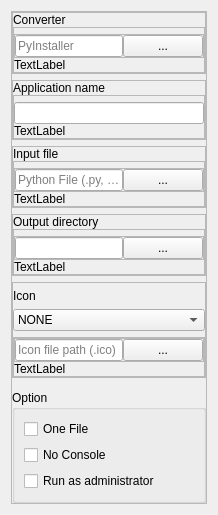
           <widget class="QWidget" name="page_setup">
            <layout class="QVBoxLayout" name="verticalLayout_3">
             <item>
              <widget class="QFrame" name="frame_3">
               <property name="frameShape">
                <enum>QFrame::StyledPanel</enum>
               </property>
               <property name="frameShadow">
                <enum>QFrame::Raised</enum>
               </property>
               <layout class="QVBoxLayout" name="verticalLayout_4">
                <property name="leftMargin">
                 <number>0</number>
                </property>
                <property name="topMargin">
                 <number>0</number>
                </property>
                <property name="rightMargin">
                 <number>0</number>
                </property>
                <property name="bottomMargin">
                 <number>0</number>
                </property>
                <item>
                 <widget class="QFrame" name="frame_7">
                  <property name="frameShape">
                   <enum>QFrame::StyledPanel</enum>
                  </property>
                  <property name="frameShadow">
                   <enum>QFrame::Raised</enum>
                  </property>
                  <layout class="QVBoxLayout" name="verticalLayout_8">
                   <property name="spacing">
                    <number>0</number>
                   </property>
                   <property name="leftMargin">
                    <number>0</number>
                   </property>
                   <property name="topMargin">
                    <number>0</number>
                   </property>
                   <property name="rightMargin">
                    <number>0</number>
                   </property>
                   <property name="bottomMargin">
                    <number>0</number>
                   </property>
                   <item>
                    <widget class="QLabel" name="label_4">
                     <property name="text">
                      <string>Converter</string>
                     </property>
                    </widget>
                   </item>
                   <item>
                    <widget class="QFrame" name="frame_24">
                     <property name="frameShape">
                      <enum>QFrame::StyledPanel</enum>
                     </property>
                     <property name="frameShadow">
                      <enum>QFrame::Raised</enum>
                     </property>
                     <layout class="QVBoxLayout" name="verticalLayout_22">
                      <property name="spacing">
                       <number>0</number>
                      </property>
                      <property name="leftMargin">
                       <number>0</number>
                      </property>
                      <property name="topMargin">
                       <number>6</number>
                      </property>
                      <property name="rightMargin">
                       <number>0</number>
                      </property>
                      <property name="bottomMargin">
                       <number>0</number>
                      </property>
                      <item>
                       <widget class="QFrame" name="frame_11">
                        <property name="frameShape">
                         <enum>QFrame::StyledPanel</enum>
                        </property>
                        <property name="frameShadow">
                         <enum>QFrame::Raised</enum>
                        </property>
                        <layout class="QHBoxLayout" name="horizontalLayout_5">
                         <property name="spacing">
                          <number>0</number>
                         </property>
                         <property name="leftMargin">
                          <number>0</number>
                         </property>
                         <property name="topMargin">
                          <number>0</number>
                         </property>
                         <property name="rightMargin">
                          <number>0</number>
                         </property>
                         <property name="bottomMargin">
                          <number>0</number>
                         </property>
                         <item>
                          <widget class="LineEditDragDrop" name="line_converter">
                           <property name="placeholderText">
                            <string>PyInstaller</string>
                           </property>
                          </widget>
                         </item>
                         <item>
                          <widget class="QPushButton" name="btn_path_1">
                           <property name="text">
                            <string>...</string>
                           </property>
                          </widget>
                         </item>
                        </layout>
                       </widget>
                      </item>
                      <item>
                       <widget class="QLabel" name="label_msg_converter">
                        <property name="text">
                         <string>TextLabel</string>
                        </property>
                       </widget>
                      </item>
                     </layout>
                    </widget>
                   </item>
                  </layout>
                 </widget>
                </item>
                <item>
                 <widget class="QFrame" name="frame_4">
                  <property name="frameShape">
                   <enum>QFrame::StyledPanel</enum>
                  </property>
                  <property name="frameShadow">
                   <enum>QFrame::Raised</enum>
                  </property>
                  <layout class="QVBoxLayout" name="verticalLayout_5">
                   <property name="spacing">
                    <number>0</number>
                   </property>
                   <property name="leftMargin">
                    <number>0</number>
                   </property>
                   <property name="topMargin">
                    <number>0</number>
                   </property>
                   <property name="rightMargin">
                    <number>0</number>
                   </property>
                   <property name="bottomMargin">
                    <number>0</number>
                   </property>
                   <item>
                    <widget class="QLabel" name="label">
                     <property name="text">
                      <string>Application name</string>
                     </property>
                    </widget>
                   </item>
                   <item>
                    <widget class="QFrame" name="frame_31">
                     <property name="frameShape">
                      <enum>QFrame::StyledPanel</enum>
                     </property>
                     <property name="frameShadow">
                      <enum>QFrame::Raised</enum>
                     </property>
                     <layout class="QVBoxLayout" name="verticalLayout_23">
                      <property name="spacing">
                       <number>0</number>
                      </property>
                      <property name="leftMargin">
                       <number>0</number>
                      </property>
                      <property name="topMargin">
                       <number>6</number>
                      </property>
                      <property name="rightMargin">
                       <number>0</number>
                      </property>
                      <property name="bottomMargin">
                       <number>0</number>
                      </property>
                      <item>
                       <widget class="QLineEdit" name="line_name">
                        <property name="inputMask">
                         <string/>
                        </property>
                        <property name="placeholderText">
                         <string/>
                        </property>
                        <property name="clearButtonEnabled">
                         <bool>false</bool>
                        </property>
                       </widget>
                      </item>
                      <item>
                       <widget class="QLabel" name="label_msg_app_name">
                        <property name="text">
                         <string>TextLabel</string>
                        </property>
                       </widget>
                      </item>
                     </layout>
                    </widget>
                   </item>
                  </layout>
                 </widget>
                </item>
                <item>
                 <widget class="QFrame" name="frame_5">
                  <property name="frameShape">
                   <enum>QFrame::StyledPanel</enum>
                  </property>
                  <property name="frameShadow">
                   <enum>QFrame::Raised</enum>
                  </property>
                  <layout class="QVBoxLayout" name="verticalLayout_6">
                   <property name="spacing">
                    <number>0</number>
                   </property>
                   <property name="leftMargin">
                    <number>0</number>
                   </property>
                   <property name="topMargin">
                    <number>0</number>
                   </property>
                   <property name="rightMargin">
                    <number>0</number>
                   </property>
                   <property name="bottomMargin">
                    <number>0</number>
                   </property>
                   <item>
                    <widget class="QLabel" name="label_2">
                     <property name="text">
                      <string>Input file</string>
                     </property>
                    </widget>
                   </item>
                   <item>
                    <widget class="QFrame" name="frame_32">
                     <property name="frameShape">
                      <enum>QFrame::StyledPanel</enum>
                     </property>
                     <property name="frameShadow">
                      <enum>QFrame::Raised</enum>
                     </property>
                     <layout class="QVBoxLayout" name="verticalLayout_24">
                      <property name="spacing">
                       <number>0</number>
                      </property>
                      <property name="leftMargin">
                       <number>0</number>
                      </property>
                      <property name="topMargin">
                       <number>6</number>
                      </property>
                      <property name="rightMargin">
                       <number>0</number>
                      </property>
                      <property name="bottomMargin">
                       <number>0</number>
                      </property>
                      <item>
                       <widget class="QFrame" name="frame_12">
                        <property name="frameShape">
                         <enum>QFrame::StyledPanel</enum>
                        </property>
                        <property name="frameShadow">
                         <enum>QFrame::Raised</enum>
                        </property>
                        <layout class="QHBoxLayout" name="horizontalLayout_6">
                         <property name="spacing">
                          <number>0</number>
                         </property>
                         <property name="leftMargin">
                          <number>0</number>
                         </property>
                         <property name="topMargin">
                          <number>0</number>
                         </property>
                         <property name="rightMargin">
                          <number>0</number>
                         </property>
                         <property name="bottomMargin">
                          <number>0</number>
                         </property>
                         <item>
                          <widget class="LineEditDragDrop" name="line_input">
                           <property name="placeholderText">
                            <string>Python File (.py, .pyw)</string>
                           </property>
                          </widget>
                         </item>
                         <item>
                          <widget class="QPushButton" name="btn_path_2">
                           <property name="text">
                            <string>...</string>
                           </property>
                          </widget>
                         </item>
                        </layout>
                       </widget>
                      </item>
                      <item>
                       <widget class="QLabel" name="label_msg_input">
                        <property name="text">
                         <string>TextLabel</string>
                        </property>
                       </widget>
                      </item>
                     </layout>
                    </widget>
                   </item>
                  </layout>
                 </widget>
                </item>
                <item>
                 <widget class="QFrame" name="frame_6">
                  <property name="frameShape">
                   <enum>QFrame::StyledPanel</enum>
                  </property>
                  <property name="frameShadow">
                   <enum>QFrame::Raised</enum>
                  </property>
                  <layout class="QVBoxLayout" name="verticalLayout_7">
                   <property name="spacing">
                    <number>0</number>
                   </property>
                   <property name="leftMargin">
                    <number>0</number>
                   </property>
                   <property name="topMargin">
                    <number>0</number>
                   </property>
                   <property name="rightMargin">
                    <number>0</number>
                   </property>
                   <property name="bottomMargin">
                    <number>0</number>
                   </property>
                   <item>
                    <widget class="QLabel" name="label_3">
                     <property name="text">
                      <string>Output directory</string>
                     </property>
                    </widget>
                   </item>
                   <item>
                    <widget class="QFrame" name="frame_33">
                     <property name="frameShape">
                      <enum>QFrame::StyledPanel</enum>
                     </property>
                     <property name="frameShadow">
                      <enum>QFrame::Raised</enum>
                     </property>
                     <layout class="QVBoxLayout" name="verticalLayout_25">
                      <property name="spacing">
                       <number>0</number>
                      </property>
                      <property name="leftMargin">
                       <number>0</number>
                      </property>
                      <property name="topMargin">
                       <number>6</number>
                      </property>
                      <property name="rightMargin">
                       <number>0</number>
                      </property>
                      <property name="bottomMargin">
                       <number>0</number>
                      </property>
                      <item>
                       <widget class="QFrame" name="frame_13">
                        <property name="frameShape">
                         <enum>QFrame::StyledPanel</enum>
                        </property>
                        <property name="frameShadow">
                         <enum>QFrame::Raised</enum>
                        </property>
                        <layout class="QHBoxLayout" name="horizontalLayout_7">
                         <property name="spacing">
                          <number>0</number>
                         </property>
                         <property name="leftMargin">
                          <number>0</number>
                         </property>
                         <property name="topMargin">
                          <number>0</number>
                         </property>
                         <property name="rightMargin">
                          <number>0</number>
                         </property>
                         <property name="bottomMargin">
                          <number>0</number>
                         </property>
                         <item>
                          <widget class="LineEditDragDrop" name="line_output"/>
                         </item>
                         <item>
                          <widget class="QPushButton" name="btn_path_3">
                           <property name="text">
                            <string>...</string>
                           </property>
                          </widget>
                         </item>
                        </layout>
                       </widget>
                      </item>
                      <item>
                       <widget class="QLabel" name="label_msg_output">
                        <property name="text">
                         <string>TextLabel</string>
                        </property>
                       </widget>
                      </item>
                     </layout>
                    </widget>
                   </item>
                  </layout>
                 </widget>
                </item>
                <item>
                 <widget class="QFrame" name="frame_9">
                  <property name="frameShape">
                   <enum>QFrame::StyledPanel</enum>
                  </property>
                  <property name="frameShadow">
                   <enum>QFrame::Raised</enum>
                  </property>
                  <layout class="QVBoxLayout" name="verticalLayout_9">
                   <property name="spacing">
                    <number>6</number>
                   </property>
                   <property name="leftMargin">
                    <number>0</number>
                   </property>
                   <property name="topMargin">
                    <number>6</number>
                   </property>
                   <property name="rightMargin">
                    <number>0</number>
                   </property>
                   <property name="bottomMargin">
                    <number>0</number>
                   </property>
                   <item>
                    <widget class="QLabel" name="label_5">
                     <property name="text">
                      <string>Icon</string>
                     </property>
                    </widget>
                   </item>
                   <item>
                    <widget class="QComboBox" name="cbb_icon">
                     <item>
                      <property name="text">
                       <string>NONE</string>
                      </property>
                     </item>
                     <item>
                      <property name="text">
                       <string>Default</string>
                      </property>
                     </item>
                     <item>
                      <property name="text">
                       <string>Custom</string>
                      </property>
                     </item>
                    </widget>
                   </item>
                   <item>
                    <widget class="QFrame" name="frame_34">
                     <property name="frameShape">
                      <enum>QFrame::StyledPanel</enum>
                     </property>
                     <property name="frameShadow">
                      <enum>QFrame::Raised</enum>
                     </property>
                     <layout class="QVBoxLayout" name="verticalLayout_26">
                      <property name="spacing">
                       <number>0</number>
                      </property>
                      <property name="leftMargin">
                       <number>0</number>
                      </property>
                      <property name="topMargin">
                       <number>0</number>
                      </property>
                      <property name="rightMargin">
                       <number>0</number>
                      </property>
                      <property name="bottomMargin">
                       <number>0</number>
                      </property>
                      <item>
                       <widget class="QFrame" name="frame_10">
                        <property name="sizePolicy">
                         <sizepolicy hsizetype="Preferred" vsizetype="Preferred">
                          <horstretch>0</horstretch>
                          <verstretch>0</verstretch>
                         </sizepolicy>
                        </property>
                        <property name="frameShape">
                         <enum>QFrame::StyledPanel</enum>
                        </property>
                        <property name="frameShadow">
                         <enum>QFrame::Raised</enum>
                        </property>
                        <layout class="QHBoxLayout" name="horizontalLayout_4">
                         <property name="spacing">
                          <number>0</number>
                         </property>
                         <property name="leftMargin">
                          <number>0</number>
                         </property>
                         <property name="topMargin">
                          <number>0</number>
                         </property>
                         <property name="rightMargin">
                          <number>0</number>
                         </property>
                         <property name="bottomMargin">
                          <number>0</number>
                         </property>
                         <item>
                          <widget class="LineEditDragDrop" name="line_icon">
                           <property name="placeholderText">
                            <string>Icon file path (.ico)</string>
                           </property>
                          </widget>
                         </item>
                         <item>
                          <widget class="QPushButton" name="btn_path_4">
                           <property name="text">
                            <string>...</string>
                           </property>
                          </widget>
                         </item>
                        </layout>
                       </widget>
                      </item>
                      <item>
                       <widget class="QLabel" name="label_msg_icon">
                        <property name="text">
                         <string>TextLabel</string>
                        </property>
                       </widget>
                      </item>
                     </layout>
                    </widget>
                   </item>
                  </layout>
                 </widget>
                </item>
                <item>
                 <widget class="QFrame" name="frame_19">
                  <property name="sizePolicy">
                   <sizepolicy hsizetype="Preferred" vsizetype="Expanding">
                    <horstretch>0</horstretch>
                    <verstretch>0</verstretch>
                   </sizepolicy>
                  </property>
                  <property name="frameShape">
                   <enum>QFrame::StyledPanel</enum>
                  </property>
                  <property name="frameShadow">
                   <enum>QFrame::Raised</enum>
                  </property>
                 </widget>
                </item>
                <item>
                 <widget class="QGroupBox" name="groupBox_3">
                  <property name="sizePolicy">
                   <sizepolicy hsizetype="Preferred" vsizetype="Preferred">
                    <horstretch>0</horstretch>
                    <verstretch>0</verstretch>
                   </sizepolicy>
                  </property>
                  <property name="title">
                   <string>Option</string>
                  </property>
                  <layout class="QVBoxLayout" name="verticalLayout_19">
                   <item>
                    <widget class="QCheckBox" name="cb_one_file">
                     <property name="text">
                      <string>One File</string>
                     </property>
                    </widget>
                   </item>
                   <item>
                    <widget class="QCheckBox" name="cb_no_console">
                     <property name="text">
                      <string>No Console</string>
                     </property>
                    </widget>
                   </item>
                   <item>
                    <widget class="QCheckBox" name="cb_uac_admin">
                     <property name="text">
                      <string>Run as administrator</string>
                     </property>
                    </widget>
                   </item>
                  </layout>
                 </widget>
                </item>
               </layout>
              </widget>
             </item>
            </layout>
           </widget>
